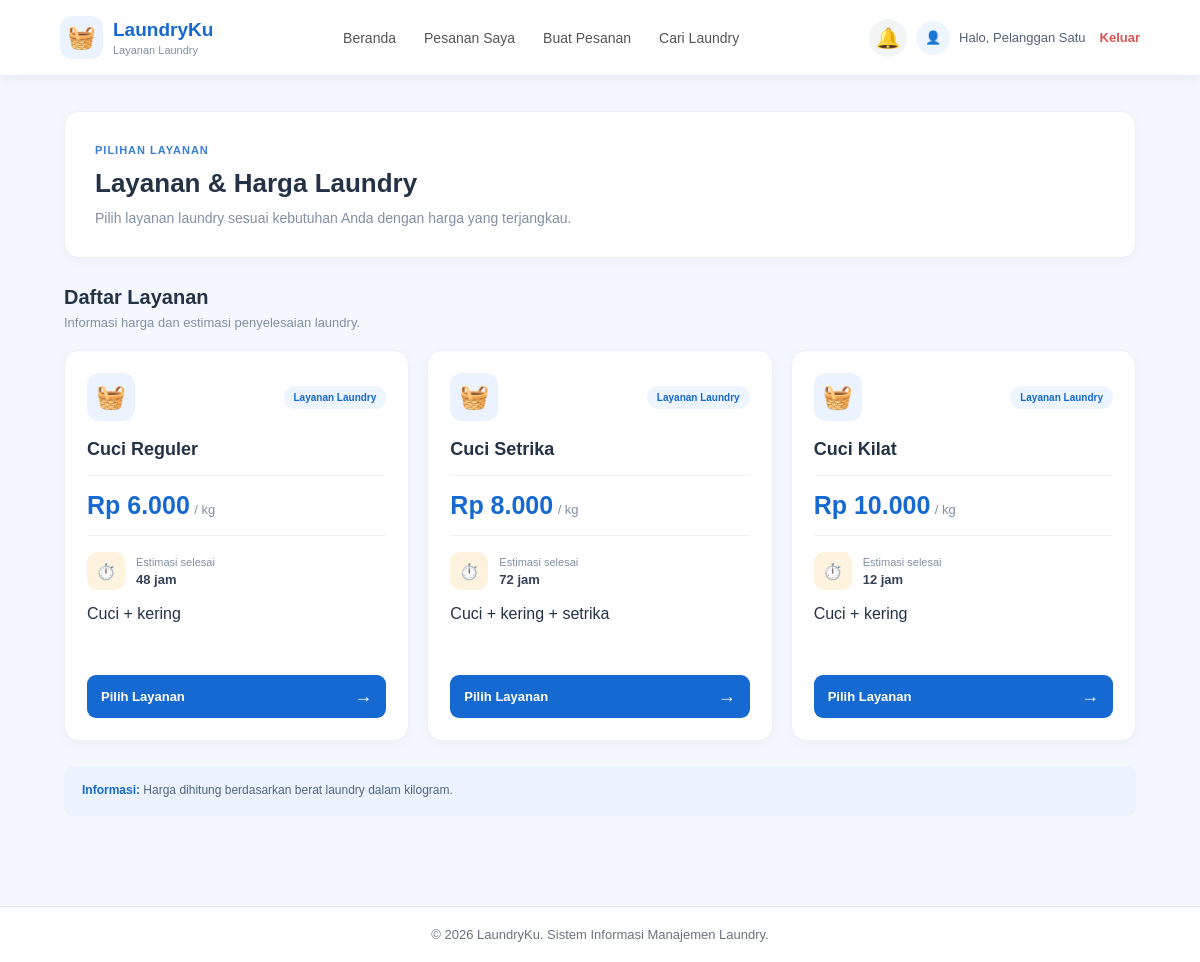
Page /pelanggan/layanan.php (signed in) on the committed database.
### tables this page shows
CREATE TABLE tb_layanan (
  id_layanan INT(11) AUTO_INCREMENT PRIMARY KEY,
  nama_layanan VARCHAR(100) NOT NULL,
  harga_per_kg DECIMAL(10,2) NOT NULL,
  estimasi_selesai INT(11) NOT NULL COMMENT 'jam',
  keterangan TEXT
);

### config/koneksi.php (called while the page is built, shortened)
<?php
function e($s) { return htmlspecialchars((string)$s, ENT_QUOTES, 'UTF-8'); }
function rupiah($n) { return 'Rp ' . number_format((float)$n, 0, ',', '.'); }

### pelanggan/layanan.php (the view, shortened to what this page needs)
<?php
require __DIR__ . '/_header.php';
$hasil = mysqli_query($conn, 'SELECT * FROM tb_layanan ORDER BY harga_per_kg');
?>
<section class="page-heading">
    <span class="welcome-label">PILIHAN LAYANAN</span>
    <h1>Layanan &amp; Harga Laundry</h1>
    <p>Pilih layanan laundry sesuai kebutuhan Anda dengan harga yang terjangkau.</p>
</section>
<section class="service-section">
    <div class="section-heading">
        <div>
            <h2>Daftar Layanan</h2>
            <p>Informasi harga dan estimasi penyelesaian laundry.</p>
        </div>
    </div>
    <div class="service-grid">
        <?php while ($l = mysqli_fetch_assoc($hasil)): ?>
        <div class="service-card">
            <div class="service-card-top">
                <div class="service-icon">🧺</div>
                <span class="service-label">Layanan Laundry</span>
            </div>
            <h3><?= e($l['nama_layanan']) ?></h3>
            <div class="service-price">
                <strong><?= rupiah($l['harga_per_kg']) ?></strong>
                <span>/ kg</span>
            </div>
            <div class="service-info">
                <span>⏱️</span>
                <div>
                    <small>Estimasi selesai</small>
                    <strong><?= (int)$l['estimasi_selesai'] ?> jam</strong>
                </div>
            </div>
            <div class="service-description">
                <?= e(trim(explode(',', $l['keterangan'])[0])) ?>
            </div>
            <a href="pesanan_baru.php" class="service-button">
                Pilih Layanan <span>→</span>
            </a>
        </div>
        <?php endwhile; ?>
    </div>
</section>
<div class="service-note">
    <strong>Informasi:</strong>
    Harga dihitung berdasarkan berat laundry dalam kilogram.
</div>
<?php require __DIR__ . '/_footer.php'; ?>

### rows in the picture
tb_layanan: nama_layanan "Cuci Reguler", harga_per_kg "Rp 6.000", estimasi_selesai "48", keterangan "Cuci + kering"
tb_layanan: nama_layanan "Cuci Setrika", harga_per_kg "Rp 8.000", estimasi_selesai "72", keterangan "Cuci + kering + setrika"
tb_layanan: nama_layanan "Cuci Kilat", harga_per_kg "Rp 10.000", estimasi_selesai "12", keterangan "Cuci + kering"

### other values in the picture
$_SESSION['nama'] "Pelanggan Satu"
